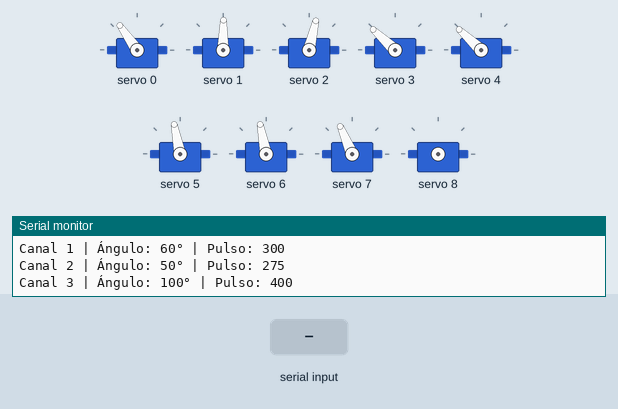
A sketch run on a simulated Arduino Uno, built with avr-gcc and run on an emulated ATmega328P. Parts: 9 × servo, the last lines printed to the serial monitor. The inputs (shaded band) are chosen by the test bench.

Above: at 1.4 s.
1.5 s: "izquierda\n" received over Serial
At 2.18 s:
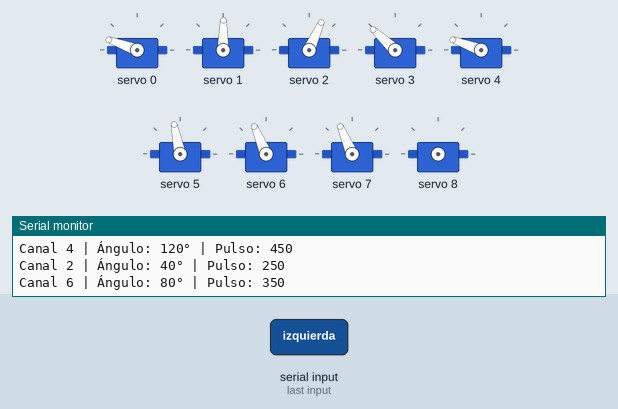
4.5 s: "derecha\n" received over Serial
At 5.36 s:
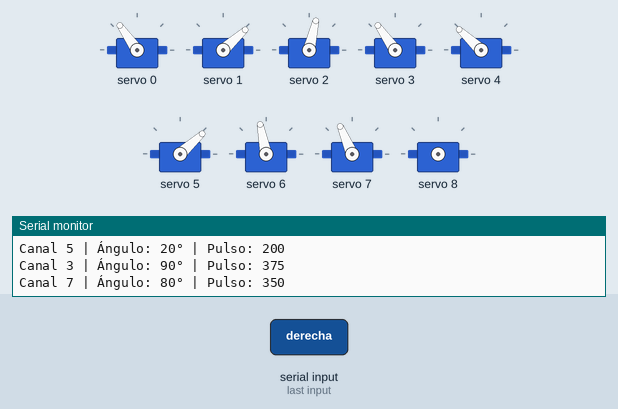
7.5 s: "cabeza_izquierda\n" received over Serial
At 9.3 s:
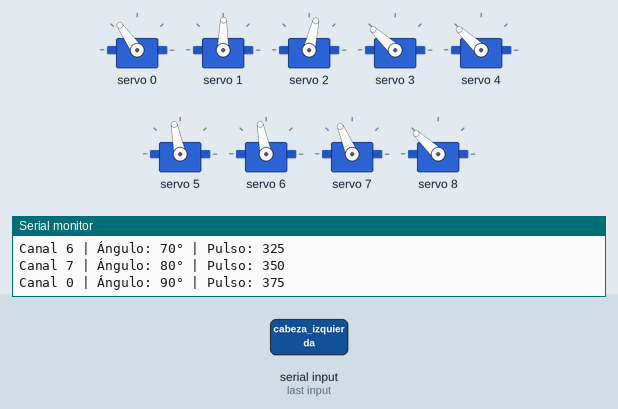
9.6 s: "adelante\n" received over Serial
At 10.49 s:
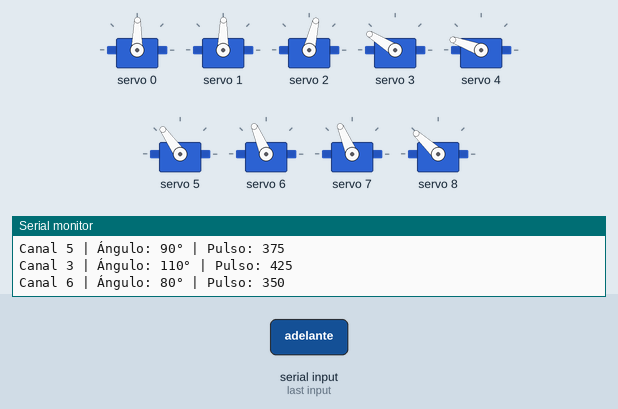
12.6 s: "detener\n" received over Serial
14.3 s: "cabeza_derecha\n" received over Serial
At 14.8 s:
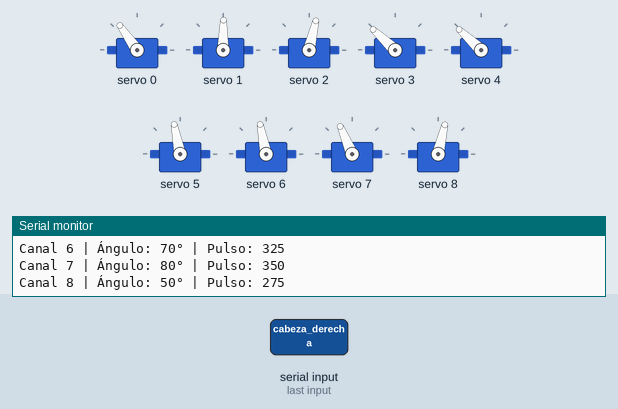
Timing chart, 0 to 17.3 s (numbered marks = the images above; inputs shaded):
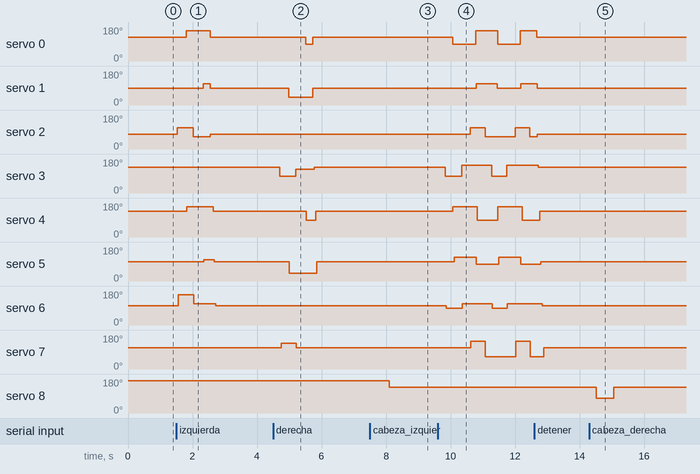

The sketch:

TL3ArduinoUnoESP8266.ino
```cpp
#include <Wire.h>
#include <Adafruit_PWMServoDriver.h>

Adafruit_PWMServoDriver pwm = Adafruit_PWMServoDriver();

#define SERVOMIN 150
#define SERVOMAX 600
#define SERVO_FREQ 50
#define ANGULO_MAX 140

String estado = "detener";

// canales invertidos
bool esCanalInvertido(uint8_t canal) {
  return (canal == 1 || canal == 2 || canal == 5 || canal == 6);
}

void setCanalAngulo(uint8_t canal, int angulo) {
  // Invertir si corresponde
  if (esCanalInvertido(canal)) {
    angulo = ANGULO_MAX - angulo;
  }

  // Limitar el ángulo a ANGULO_MAX
  angulo = constrain(angulo, 0, ANGULO_MAX);

  // Convertir a pulso
  uint16_t pulso = map(angulo, 0, 180, SERVOMIN, SERVOMAX);
  pwm.setPWM(canal, 0, pulso);
  Serial.print("Canal ");
  Serial.print(canal);
  Serial.print(" | Ángulo: ");
  Serial.print(angulo);
  Serial.print("° | Pulso: ");
  Serial.println(pulso);
}

void ponerReposo(){
  setCanalAngulo(0, 90);   // Hombro trasero derecho
  setCanalAngulo(1, 80);   // Hombro trasero izquierdo
  setCanalAngulo(2, 90);  // Rodilla trasera derecha
  setCanalAngulo(3, 100);  // Rodilla trasera izquierda
  setCanalAngulo(4, 100);   // Hombro delantera derecha
  setCanalAngulo(5, 70);   // Hombro delantera izquierda
  setCanalAngulo(6, 70);  // Rodilla delantera derecha
  setCanalAngulo(7, 80);  // Rodilla delantera izquierda
}


// CAMINATA cuadrúpeda lenta corregida
void moverAdelante() {
  // ============================
  // PASO A: avanza pierna 3 y 6 (trasera izq + delantera der)
  // ============================

  // Levantar rodillas
  setCanalAngulo(3, 60);  // rodilla trasera izq arriba
  setCanalAngulo(6, 80);  // rodilla delantera der arriba
  delay(150);

  // Avanzar hombros (las patas en el aire)
  setCanalAngulo(1, 80);   // hombro trasero izq adelante
  setCanalAngulo(4, 120);  // hombro delantero der adelante

  // Retroceder patas de soporte (trasera der + delantera izq)
  setCanalAngulo(0, 60);   // hombro trasero derecho atrás
  setCanalAngulo(5, 50);   // hombro delantero izquierdo atrás
  delay(200);

  // Apoyar rodillas
  setCanalAngulo(3, 110);  // rodilla trasera izq baja
  setCanalAngulo(6, 60);   // rodilla delantera der baja
  delay(250);


  // ============================
  // PASO B: avanza pierna 2 y 7 (trasera der + delantera izq)
  // ============================

  // Levantar rodillas
  setCanalAngulo(2, 60);   // rodilla trasera der arriba
  setCanalAngulo(7, 110);  // rodilla delantera izq arriba
  delay(150);

  // Avanzar hombros (las patas en el aire)
  setCanalAngulo(0, 120);  // hombro trasero derecho adelante
  setCanalAngulo(5, 80);   // hombro delantero izquierdo adelante

  // Retroceder patas de soporte
  setCanalAngulo(1, 60);   // hombro trasero izq atrás
  setCanalAngulo(4, 60);   // hombro delantero derecho atrás
  delay(200);

  // Apoyar rodillas
  setCanalAngulo(2, 100);  // rodilla trasera derecha baja
  setCanalAngulo(7, 40);   // rodilla delantera izquierda baja
  delay(200);
}
void girarIzquierda() {
  // Paso A: mover pierna 2 y 4 (trasera derecha + delantera derecha)

  // 1. Levantar rodillas
  setCanalAngulo(2, 60);  // rodilla trasera derecha
  setCanalAngulo(6, 20);  // rodilla delantera derecha
  delay(200);

  // 2. Avanzar hombros derechos
  setCanalAngulo(0, 120); // hombro trasero derecho hacia adelante
  setCanalAngulo(4, 120); // hombro delantera derecha hacia adelante
  delay(200);

  // 3. Apoyar patas
  setCanalAngulo(2, 100);
  setCanalAngulo(6, 60);
  delay(300);

  // Paso B: mover hombros izquierdos un poco hacia atrás para facilitar el giro
  setCanalAngulo(1, 60);  // hombro trasero izquierdo
  setCanalAngulo(5, 60);  // hombro delantera izquierda
  delay(200);
}

void girarDerecha(){
  // Paso A: mover pierna 3 y 5 (trasera izquierda + delantera izquierda)

  // 1. Levantar rodillas
  setCanalAngulo(3, 60);  // rodilla trasera izquierda
  setCanalAngulo(7, 100); // rodilla delantera izquierda
  delay(200);

  // 2. Avanzar hombros izquierdos
  setCanalAngulo(1, 120); // hombro trasero izquierdo adelante
  setCanalAngulo(5, 120); // hombro delantero izquierdo adelante
  delay(200);

  // 3. Apoyar patas
  setCanalAngulo(3, 90);  // rodilla trasera izquierda baja
  setCanalAngulo(7, 80);  // rodilla delantera izquierda baja
  delay(300);

  // Paso B: mover hombros derechos hacia atrás para acompañar el giro
  setCanalAngulo(0, 60);  // hombro trasero derecho
  setCanalAngulo(4, 60);  // hombro delantero derecho
  delay(200);
}

void darPatitaDerecha() {
  setCanalAngulo(4, 140);
  delay(300);
  setCanalAngulo(6, 130);
  delay(600);
  setCanalAngulo(6, 90);
  setCanalAngulo(4, 90);
  delay(3000);
  ponerReposo();
}

void darPatitaIzquierda() {
  setCanalAngulo(5, 100);
  delay(300);
  setCanalAngulo(7, 100);
  delay(600);
  setCanalAngulo(7, 90);
  setCanalAngulo(5, 70);
  delay(3000);
  ponerReposo();
}

void moverCabezaIzquierda() {
  setCanalAngulo(8, 130);
  delay(500);
  setCanalAngulo(8, 100);
  delay(200);
}

void moverCabezaDerecha() {
  setCanalAngulo(8, 50);
  delay(500);
  setCanalAngulo(8, 100);
  delay(200);
}

void setup() {
  Serial.begin(9600);
  pwm.begin();
  pwm.setOscillatorFrequency(27000000);
  pwm.setPWMFreq(SERVO_FREQ);
  ponerReposo();
}

void loop() {
  if (Serial.available()) {
    String cmd = Serial.readStringUntil('\n');
    cmd.trim();
    cmd.toLowerCase();
    if (cmd == "adelante" || cmd == "detener" || cmd == "izquierda" || cmd == "derecha" ||
        cmd == "patita_derecha" || cmd == "patita_izquierda" ||
        cmd == "cabeza_derecha" || cmd == "cabeza_izquierda") {
      estado = cmd;
    }
  }

  if (estado == "adelante") {
    moverAdelante();
  } else if (estado == "izquierda") {
    girarIzquierda();
    estado = "detener";
  } else if (estado == "derecha") {
    girarDerecha();
    estado = "detener";
  } else if (estado == "patita_derecha") {
    darPatitaDerecha();
    estado = "detener";
  } else if (estado == "patita_izquierda") {
    darPatitaIzquierda();
    estado = "detener";
  } else if (estado == "cabeza_derecha") {
    moverCabezaDerecha();
    estado = "detener";
  } else if (estado == "cabeza_izquierda") {
    moverCabezaIzquierda();
    estado = "detener";
  } else {
    ponerReposo();
  }
}
```

Measured:
- after the input at 1.5 s, servo 0: 125° → 160° after 0.31 s, → 125° 0.74 s later; servo 1: 89° → 113° after 0.83 s, → 89° 0.22 s later; servo 2: 77° → 113° at once, → 66° 0.49 s later, → 77° 0.54 s later; servo 4: 137° → 160° after 0.32 s, → 137° 0.82 s later; servo 5: 101° → 113° after 0.84 s, → 101° 0.33 s later
- after the input at 4.5 s, servo 0: 125° → 89° after 1.0 s, → 125° 0.21 s later; servo 1: 89° → 42° after 0.49 s, → 89° 0.74 s later; servo 3: 137° → 89° after 0.21 s, → 125° 0.49 s later, → 137° 0.58 s later; servo 4: 137° → 89° after 1.0 s, → 137° 0.29 s later; servo 5: 101° → 42° after 0.50 s, → 101° 0.86 s later
- after the input at 7.5 s, servo 8: 172° → 137° after 0.61 s
- after the input at 9.6 s, servo 0: alternates 160° for 0.68 s and 89° for 0.71 s, starting after 0.47 s; servo 1: 89° → 113° after 1.2 s, → 89° 0.65 s later, → 113° 0.73 s later
- after the input at 14.3 s, servo 8: 137° → 77° after 0.21 s, → 137° 0.54 s later
